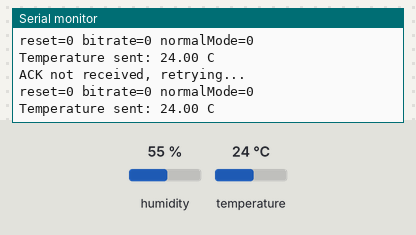
Recording of a sketch running on a simulated ESP32. Parts: the last lines printed to the serial monitor. Inputs (shaded band) come from the test bench; at power-on: temperature 24 °C, humidity 55 %.

Above: at 2.0 s.
2.1 s: temperature set to 12 °C
At 2.7 s:
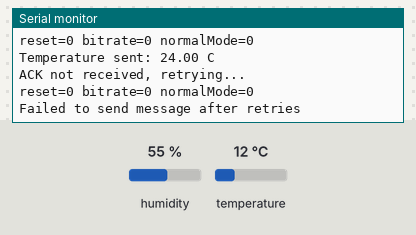
7.3 s: temperature set to 19 °C
At 8.3 s:
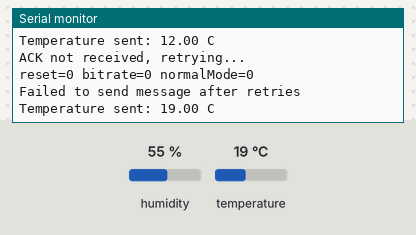
Timing chart, 0 to 10.3 s (numbered marks = the images above; inputs shaded):
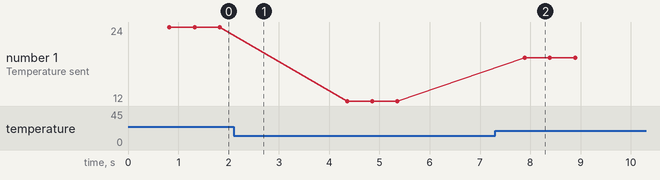

The sketch:

act08-CAN_transmitter.ino
```cpp
#include <SPI.h>
#include <mcp2515.h>
#include <DHT.h>

// ---------- DHT11 ----------
#define DHTPIN  21
#define DHTTYPE DHT11
DHT dht(DHTPIN, DHTTYPE);

// ---------- CAN ----------
#define CAN_CLOCK MCP_8MHZ        // change to MCP_16MHZ if your crystal says 16.000

struct can_frame txMsg;
struct can_frame rxMsg;
MCP2515 mcp2515(5, 1000000);      // CS = GPIO 5, SPI clock = 1 MHz

#define CAN_DATA_ID 0x036
#define CAN_ACK_ID  0x037
#define MAX_RETRIES 3

bool initCAN()
{
    MCP2515::ERROR r1 = mcp2515.reset();
    MCP2515::ERROR r2 = mcp2515.setBitrate(CAN_500KBPS, CAN_CLOCK);
    MCP2515::ERROR r3 = mcp2515.setNormalMode();

    Serial.print("reset=");       Serial.print(r1);
    Serial.print(" bitrate=");    Serial.print(r2);
    Serial.print(" normalMode="); Serial.println(r3);

    return (r1 == MCP2515::ERROR_OK && r2 == MCP2515::ERROR_OK && r3 == MCP2515::ERROR_OK);
}

void setup()
{
    Serial.begin(115200);
    delay(500);

    dht.begin();

    SPI.begin(18, 19, 23, -1);    // SCK, MISO, MOSI, no hardware CS (library controls CS)
    delay(300);                   // let the MCP2515 power up

    while (!initCAN()) {
        Serial.println("MCP2515 NOT responding. Check SPI wiring (CS/SI/SO/SCK), 5V and GND.");
        delay(2000);
    }
    Serial.println("MCP2515 OK, CAN transmitter ready");
}

void loop()
{
    float temperatureC = dht.readTemperature();

    if (isnan(temperatureC)) {
        Serial.println("DHT11 read failed. Check wiring and pull-up resistor.");
        delay(2000);
        return;
    }

    int16_t tempInt = (int16_t)(temperatureC * 100);

    txMsg.can_id  = CAN_DATA_ID;
    txMsg.can_dlc = 2;
    txMsg.data[0] = (tempInt >> 8) & 0xFF;
    txMsg.data[1] = tempInt & 0xFF;

    bool messageSent = false;
    int retries = 0;

    while (!messageSent && retries < MAX_RETRIES) {
        MCP2515::ERROR err = mcp2515.sendMessage(&txMsg);

        if (err == MCP2515::ERROR_OK) {
            Serial.print("Temperature sent: ");
            Serial.print(temperatureC);
            Serial.println(" C");

            bool ackReceived = false;
            unsigned long startTime = millis();

            while (millis() - startTime < 500) {
                if (mcp2515.readMessage(&rxMsg) == MCP2515::ERROR_OK) {
                    if (rxMsg.can_id == CAN_ACK_ID) {
                        ackReceived = true;
                        break;
                    }
                }
            }

            if (ackReceived) {
                Serial.println("ACK received");
                messageSent = true;
            } else {
                Serial.println("ACK not received, retrying...");
                retries++;
                initCAN();        // clears any frame stuck in the TX buffer
            }
        } else {
            Serial.print("Error sending message, code ");
            Serial.println(err);
            retries++;

            if (err == MCP2515::ERROR_ALLTXBUSY) {
                Serial.println("TX buffers stuck (no node acknowledging). Re-initializing MCP2515...");
                initCAN();
            }
        }
    }

    if (!messageSent) {
        Serial.println("Failed to send message after retries");
    }

    delay(2000);
}
```

Measured:
- after the input at 7.3 s, the serial monitor: prints a new line after 0.59 s (image 2)
- plotted number 1: 24 → 12 after the input at 2.1 s, 12 → 19 after the input at 7.3 s
